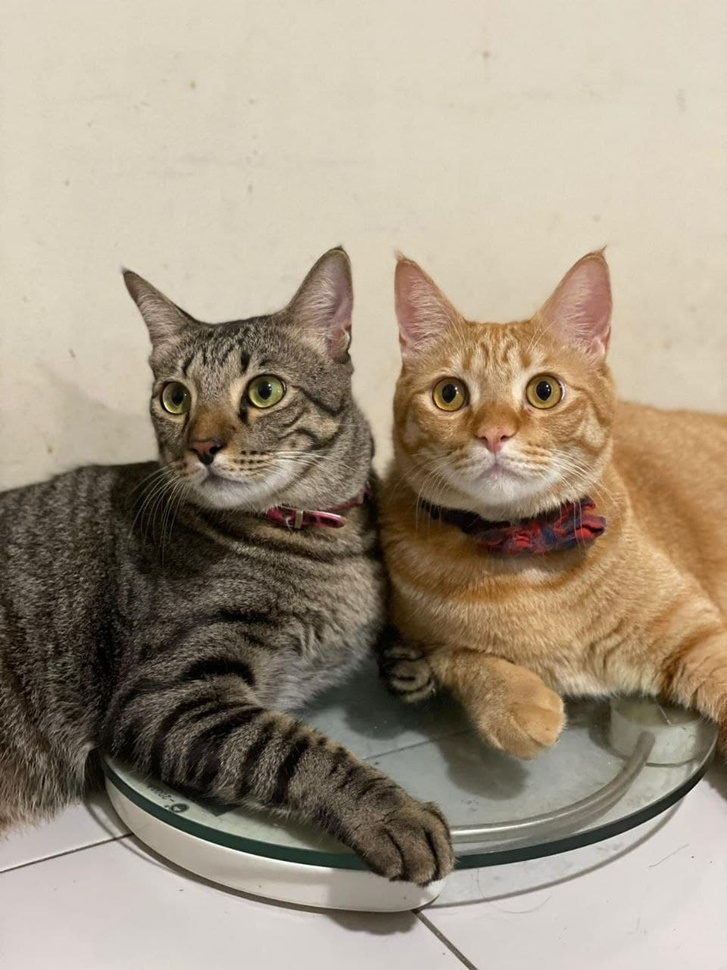
#> input picture Map_Merging/Sandbox_Practice/Images/cat1.jpg, 727 x 970 px, shrunk from 960 x 1280 before the run
$ python contour_detection.py
#> lines starting #> are read from the running program, lines starting #| are printed output that depends on the picture; after the words box and inside, x2 and y2 are one past the last pixel; in counts of white or black regions, pixels touching at a corner belong together
import cv2 as cv
import numpy as np

img = cv.imread('Images/cat1.jpg')
#> img is the input picture: shape (970, 727, 3); mean B, G, R 130.7, 149.4, 162.2
cv.imshow('Cats', img)

blank = np.zeros(img.shape, dtype='uint8')
cv.imshow('Blank', blank)

gray = cv.cvtColor(img, cv.COLOR_BGR2GRAY)
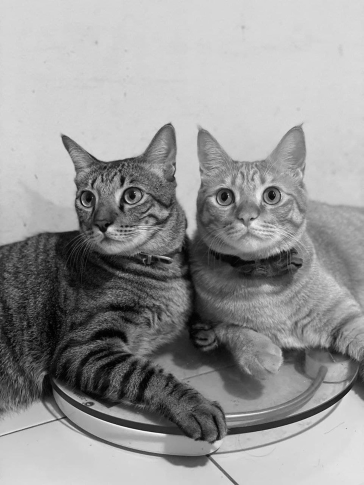
#> gray: shape (970, 727) (shown at 1/2 size); min 0, max 254, mean 151.1
cv.imshow('Gray', gray)

# blur = cv.GaussianBlur(gray, (5,5), cv.BORDER_DEFAULT)

# # canny = cv.Canny(blur, 125, 175)
# # cv.imshow('Canny Edge', canny)

# Finding contours using thresholding instead of Canny, binarising the image
ret, thresh = cv.threshold(gray, 125, 255, cv.THRESH_BINARY)
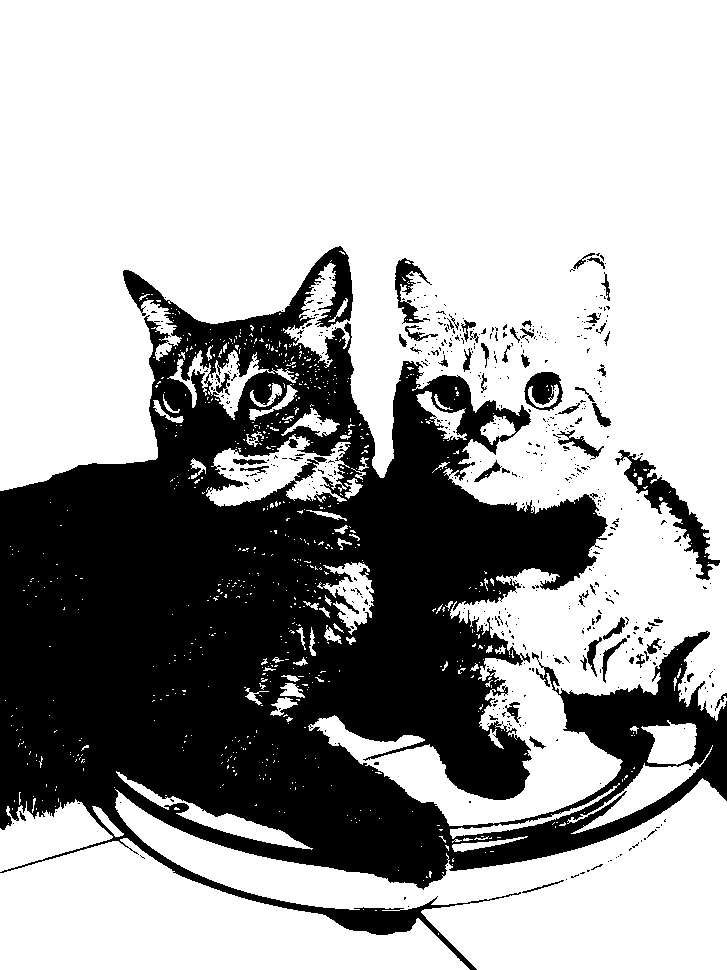
#> thresh: shape (970, 727); 66% white; 548 black regions (484 under 20 px)
cv.imshow('Thresh', thresh)


# contours, hierachies = cv.findContours(canny, cv.RETR_LIST, cv.CHAIN_APPROX_NONE)
# This method looks at the edges in the image, hierachies refers to the hierachical representation of contours
contours, hierachies = cv.findContours(thresh, cv.RETR_LIST, cv.CHAIN_APPROX_NONE)
#> contours = 1518 contours, 1374 with area under 20; largest, box (x1, y1, x2, y2) and area: (0, 0, 727, 826) 357242, (115, 778, 727, 970) 47500, (0, 838, 470, 970) 35464, (206, 434, 351, 507) 5458, (0, 799, 113, 872) 4390
print(f'{len(contours)} contour(s) found!')
#| 1518 contour(s) found!

# Contours and edges are not exactly the same thing

# Draw contours found on a blank canvas
cv.drawContours(blank, contours, -1, (0,0,255), 2)
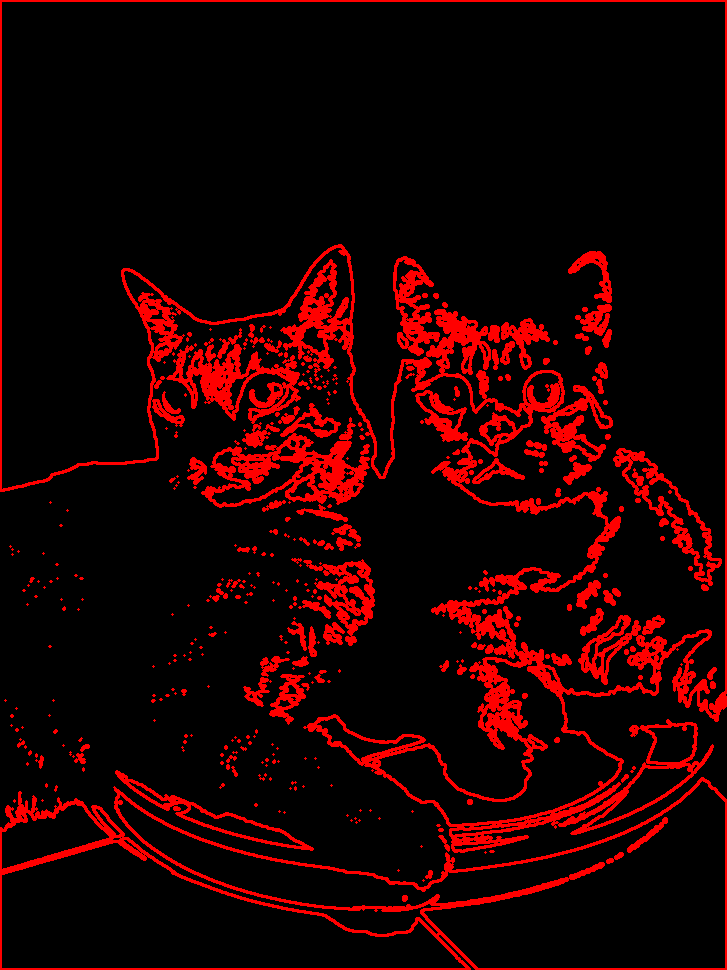
#> blank: shape (970, 727, 3); mean of channels 0, 1, 2 0, 0, 30.8; drawn as B, G, R
cv.imshow('Contours Drawn', blank)

cv.waitKey(0)

$ run again, with Map_Merging/Sandbox_Practice/Images/cat2.jpg copied over Map_Merging/Sandbox_Practice/Images/cat1.jpg
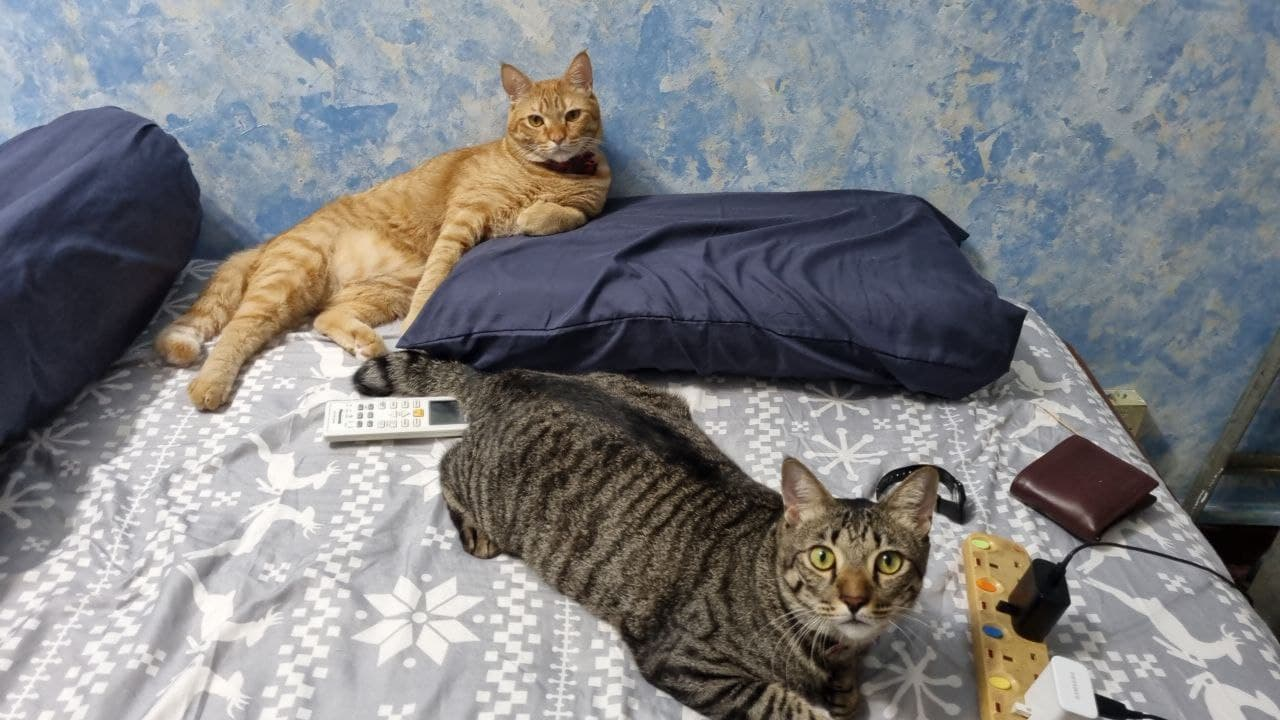
#> input picture Map_Merging/Sandbox_Practice/Images/cat2.jpg, 1280 x 720 px
#> img is the input picture: shape (720, 1280, 3); mean B, G, R 128.8, 126.9, 126.7
#> `ret, thresh = cv.threshold(gray, 125, 255, cv.THRESH_BINARY)`:
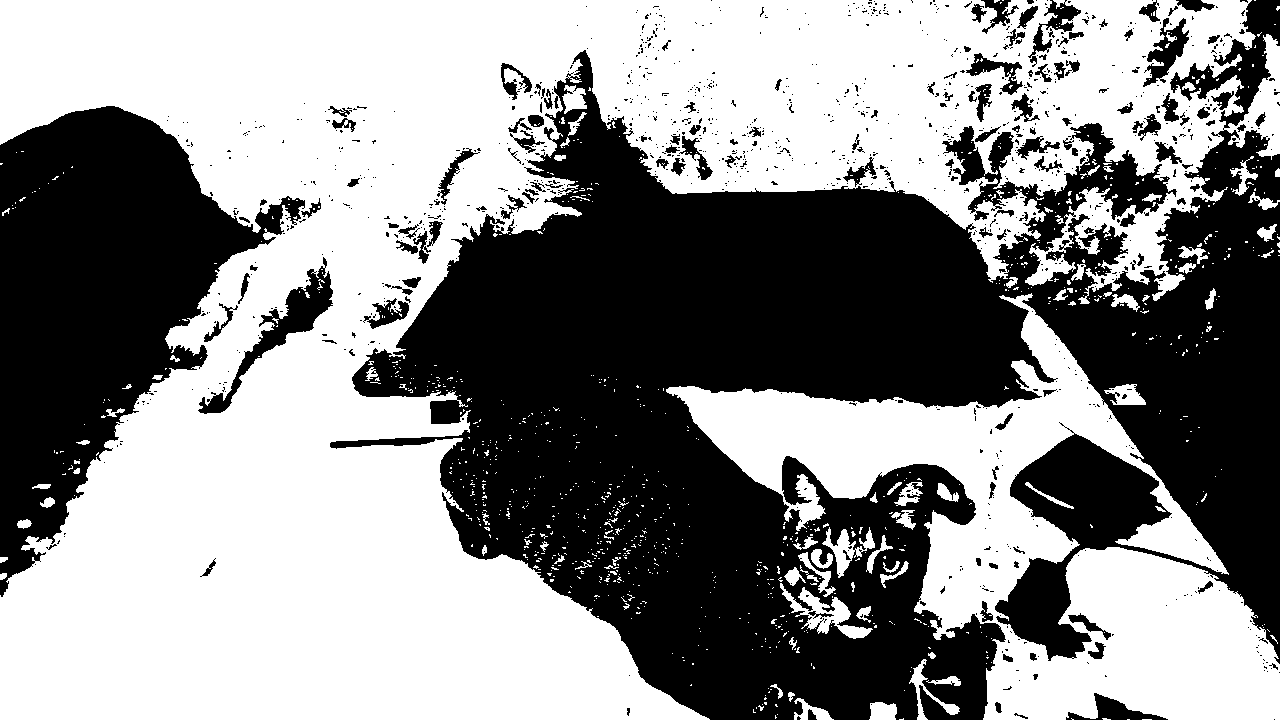
#> thresh: shape (720, 1280); 54.7% white; 1107 black regions (964 under 20 px)
#> contours = 2459 contours, 2198 with area under 20; largest, box (x1, y1, x2, y2) and area: (0, 0, 1280, 720) 417964, (666, 293, 1280, 720) 85883, (197, 265, 334, 415) 3917, (1142, 17, 1190, 88) 1454, (780, 583, 873, 639) 1452
#| 2459 contour(s) found!
#> `cv.drawContours(blank, contours, -1, (0,0,255), 2)`:
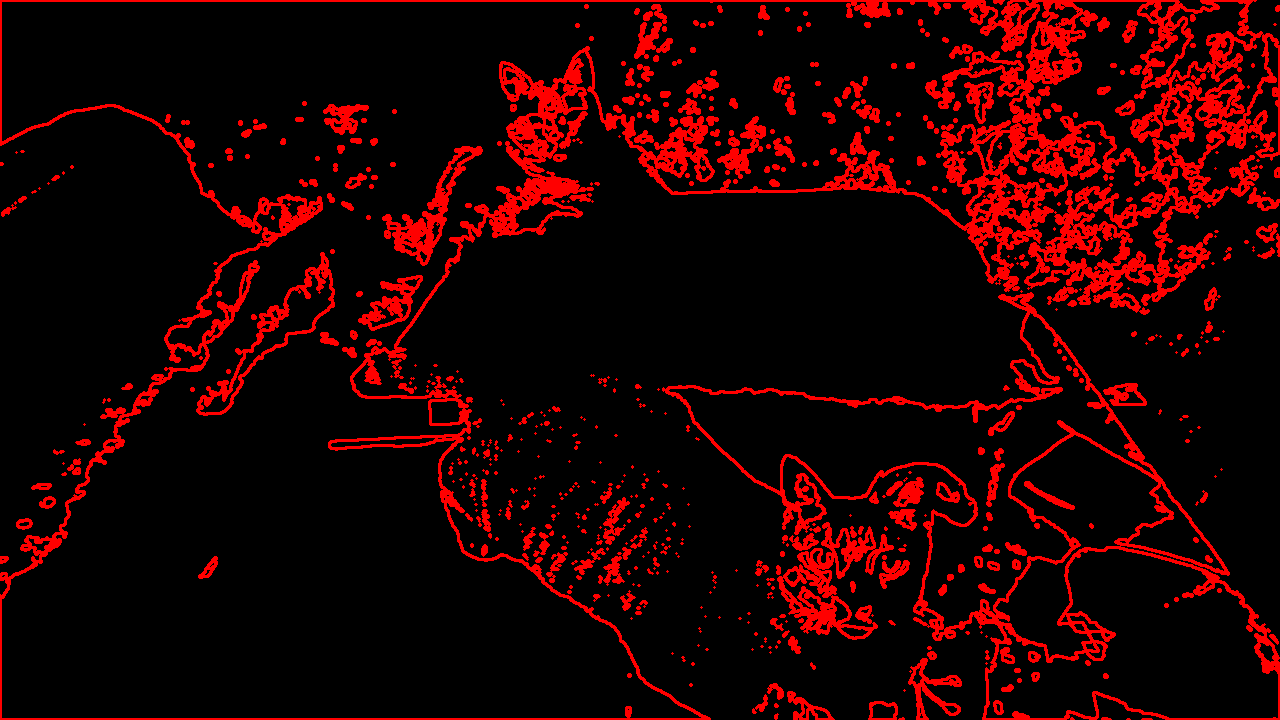
#> blank: shape (720, 1280, 3); mean of channels 0, 1, 2 0, 0, 34.2; drawn as B, G, R

$ run again, with Map_Merging/Sandbox_Practice/Images/cat3.jpg copied over Map_Merging/Sandbox_Practice/Images/cat1.jpg
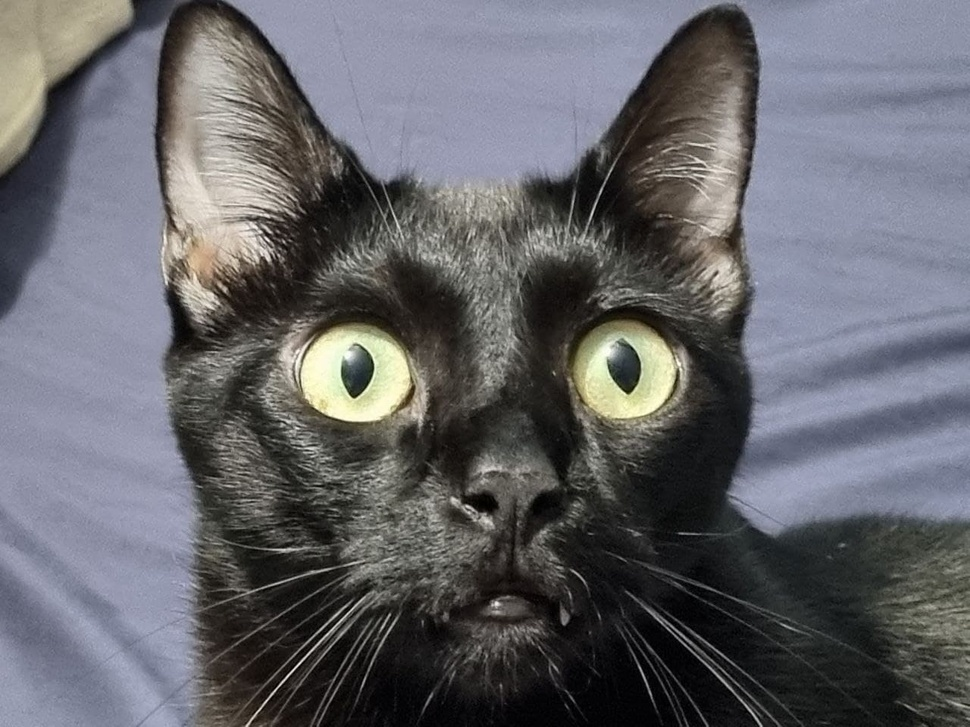
#> input picture Map_Merging/Sandbox_Practice/Images/cat3.jpg, 970 x 727 px, shrunk from 1280 x 960 before the run
#> img is the input picture: shape (727, 970, 3); mean B, G, R 106, 101.2, 100.9
#> `ret, thresh = cv.threshold(gray, 125, 255, cv.THRESH_BINARY)`:
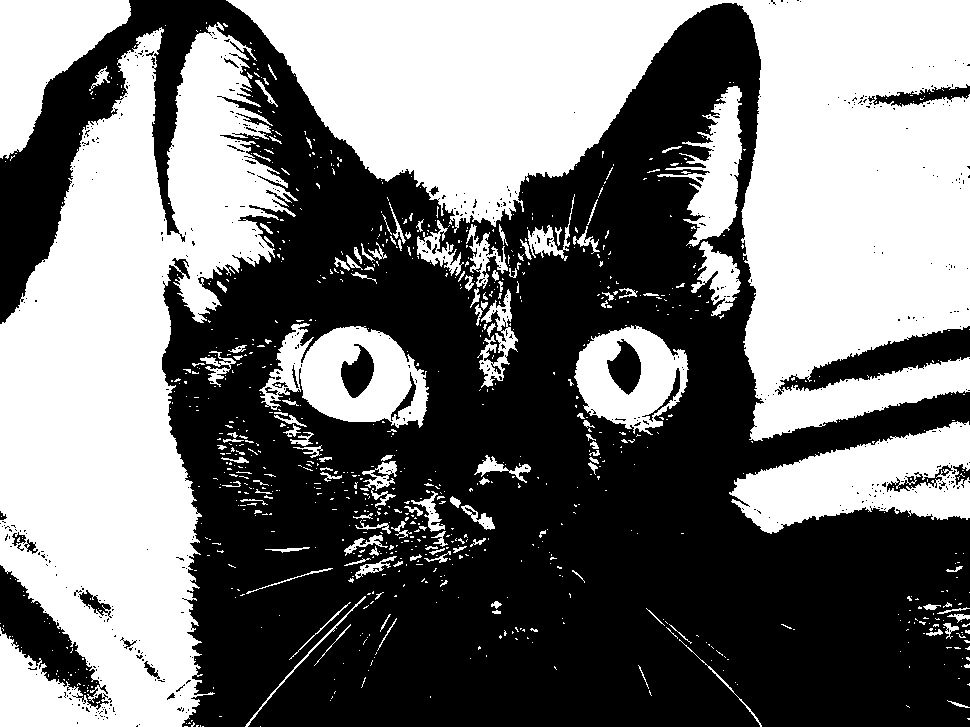
#> thresh: shape (727, 970); 46.4% white; 936 white regions (795 under 20 px)
#> contours = 1703 contours, 1568 with area under 20; largest, box (x1, y1, x2, y2) and area: (226, 0, 970, 441) 145519, (0, 22, 298, 727) 113076, (729, 421, 970, 534) 15534, (259, 323, 429, 428) 11222, (0, 0, 131, 159) 10456
#| 1703 contour(s) found!
#> `cv.drawContours(blank, contours, -1, (0,0,255), 2)`:
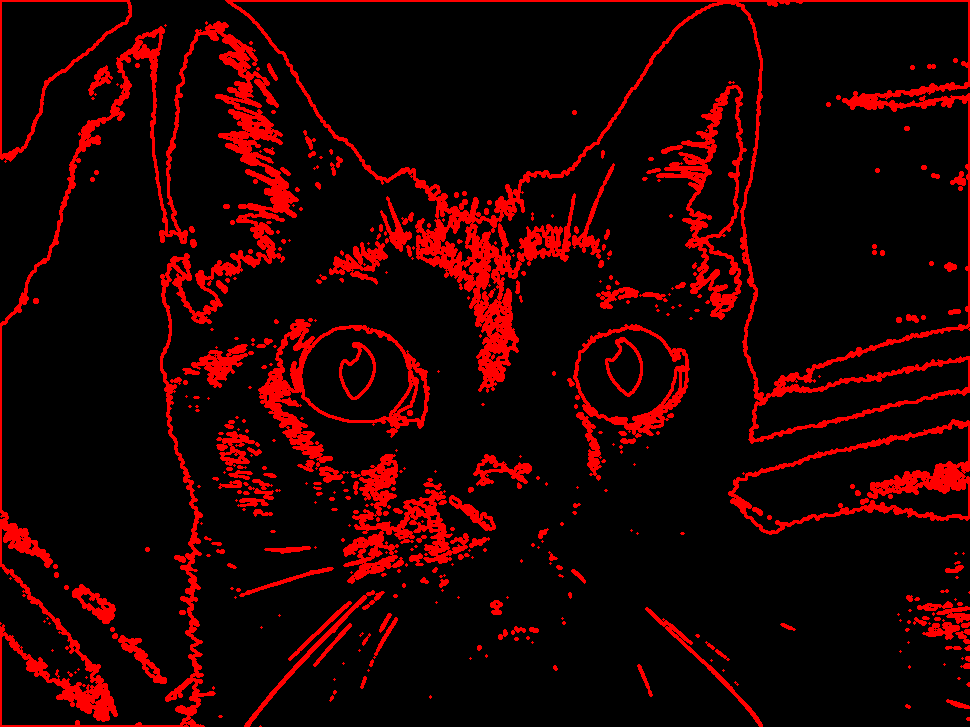
#> blank: shape (727, 970, 3); mean of channels 0, 1, 2 0, 0, 31.7; drawn as B, G, R
